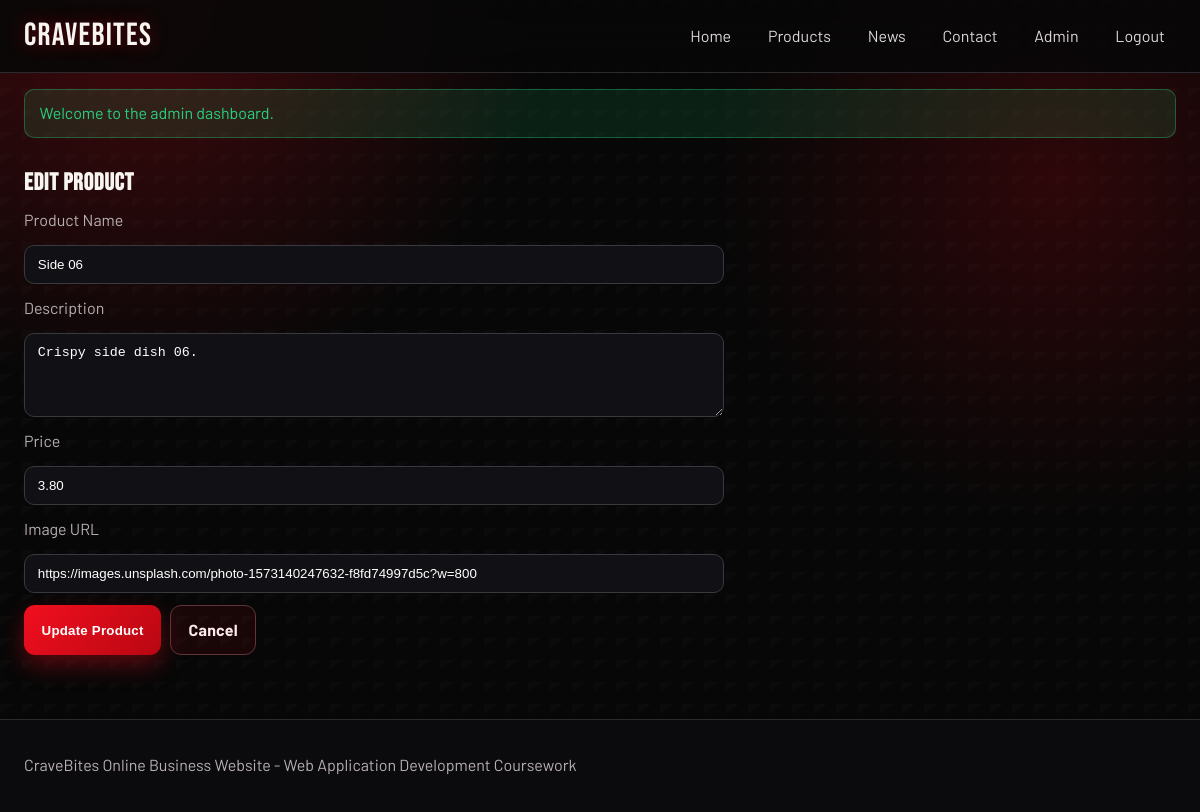
Page /CraveBites/admin/product_form.php?id=20 (signed in) on the earlier database version.
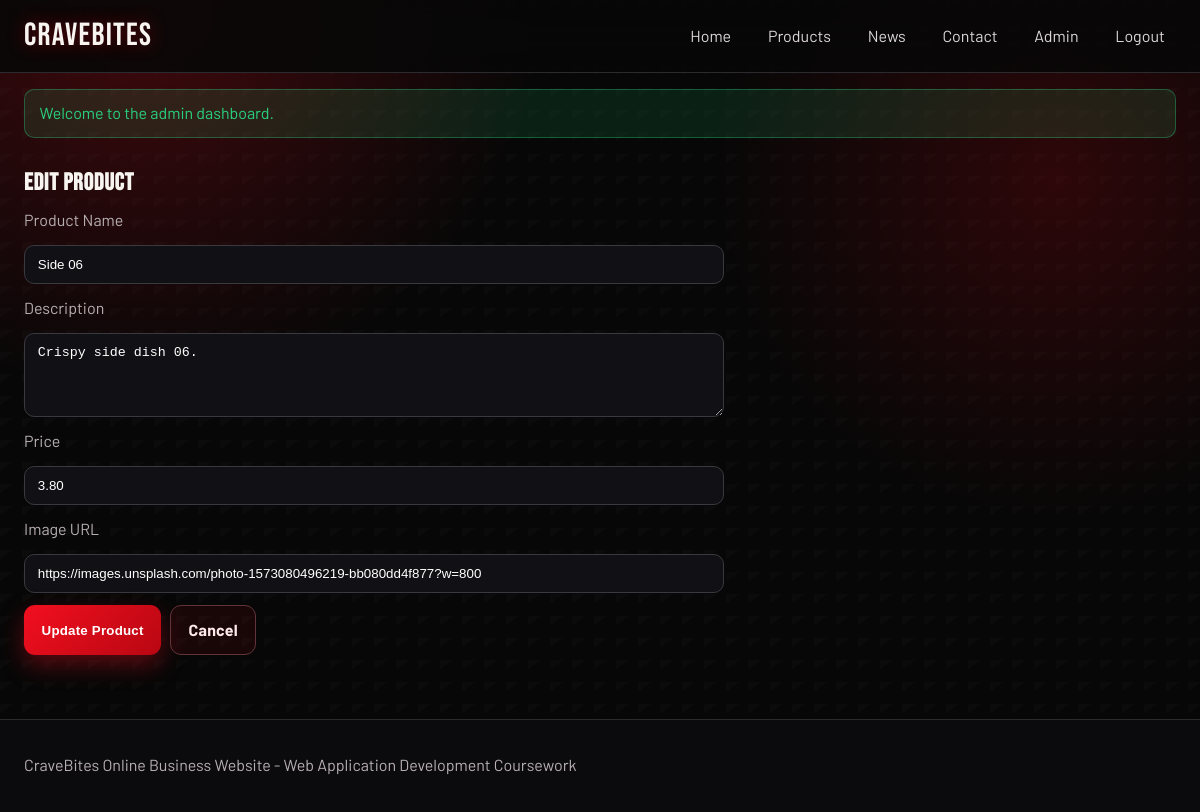
Same page on the later database version.
### tables this page shows
CREATE TABLE IF NOT EXISTS products (
    id INT AUTO_INCREMENT PRIMARY KEY,
    name VARCHAR(120) NOT NULL,
    category VARCHAR(80) NOT NULL DEFAULT 'Main Courses',
    description TEXT NOT NULL,
    price DECIMAL(10,2) NOT NULL,
    image_url VARCHAR(300) DEFAULT NULL,
    created_at TIMESTAMP DEFAULT CURRENT_TIMESTAMP
);

### includes/functions.php (called while the page is built, shortened)
<?php
function escape(?string $value): string
{
    return htmlspecialchars($value ?? '', ENT_QUOTES, 'UTF-8');
}
function base_path(): string
{
    static $basePath = null;
    if ($basePath !== null) {
        return $basePath;
    }
    $scriptName = str_replace('\\', '/', $_SERVER['SCRIPT_NAME'] ?? '');
    $dir = str_replace('\\', '/', dirname($scriptName));
    $dir = rtrim($dir, '/');
    if (substr($dir, -6) === '/admin') {
        $dir = substr($dir, 0, -6);
    }
    $basePath = $dir;
    return $basePath;
}
function url(string $path = ''): string
{
    $base = base_path();
    return ($base !== '' ? $base : '') . '/' . ltrim($path, '/');
}

### CraveBites/admin/product_form.php (the view, shortened to what this page needs)
<?php
require_once __DIR__ . '/../includes/bootstrap.php';
$id = (int) ($_GET['id'] ?? 0);
$isEdit = $id > 0;
$product = [
    'name' => '',
    'description' => '',
    'price' => '',
    'image_url' => '',
];
if ($isEdit) {
    $stmt = $pdo->prepare('SELECT id, name, description, price, image_url FROM products WHERE id = :id');
    $stmt->execute([':id' => $id]);
    $existing = $stmt->fetch();
    $product = $existing;
}
$pageTitle = $isEdit ? 'Edit Product' : 'Add Product';
require_once __DIR__ . '/../includes/header.php';
?>
<section class="wrap section">
    <h1><?php echo escape($pageTitle); ?></h1>
    <form class="form" method="post" action="<?php echo url('admin/product_form.php' . ($isEdit ? '?id=' . $id : '')); ?>">
        <label for="name">Product Name</label>
        <input id="name" name="name" type="text" value="<?php echo escape($product['name']); ?>" required>
        <label for="description">Description</label>
        <textarea id="description" name="description" rows="4" required><?php echo escape($product['description']); ?></textarea>
        <label for="price">Price</label>
        <input id="price" name="price" type="number" step="0.01" min="0.01" value="<?php echo escape((string) $product['price']); ?>" required>
        <label for="image_url">Image URL</label>
        <input id="image_url" name="image_url" type="url" value="<?php echo escape($product['image_url']); ?>">
        <div class="row-gap">
            <button class="btn" type="submit"><?php echo $isEdit ? 'Update Product' : 'Create Product'; ?></button>
            <a class="btn btn-outline" href="<?php echo url('admin/products.php'); ?>">Cancel</a>
        </div>
    </form>
</section>
<?php require_once __DIR__ . '/../includes/footer.php'; ?>

Differences in the rows shown:
changed products "Side 06": image_url "https://images.unsplash.com/photo-1573140247632-f8fd74997d5c?w=800" → "https://images.unsplash.com/photo-1573080496219-bb080dd4f877?w=800"
